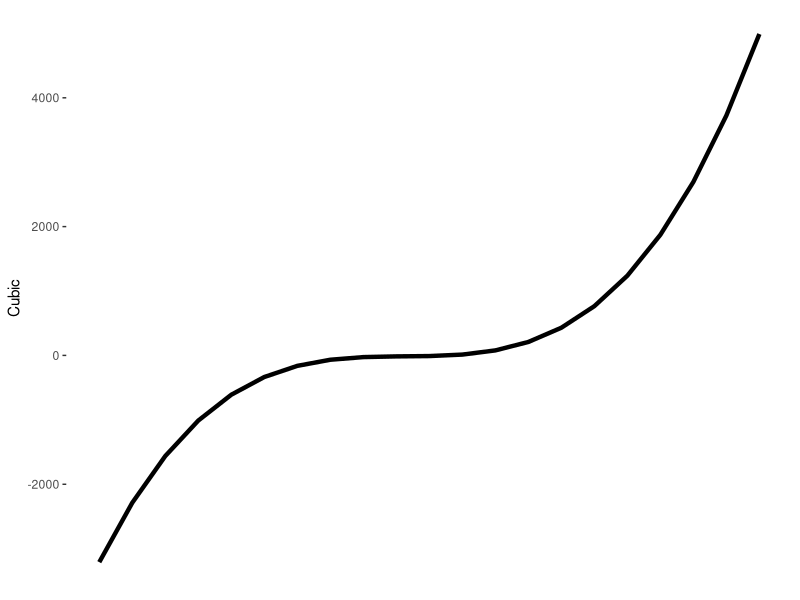
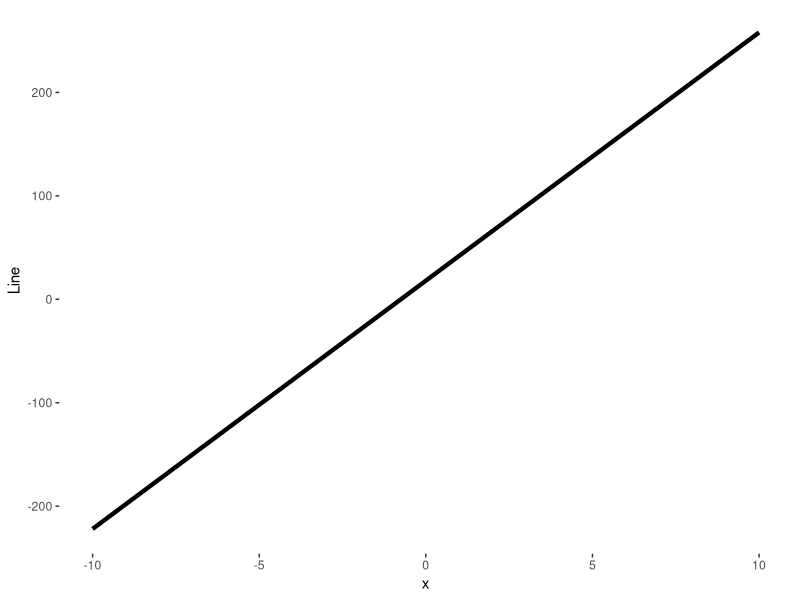
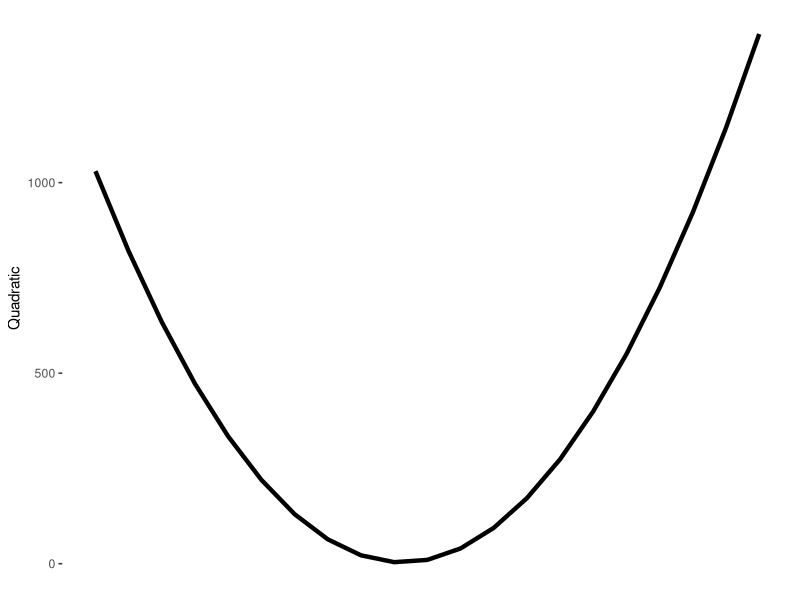
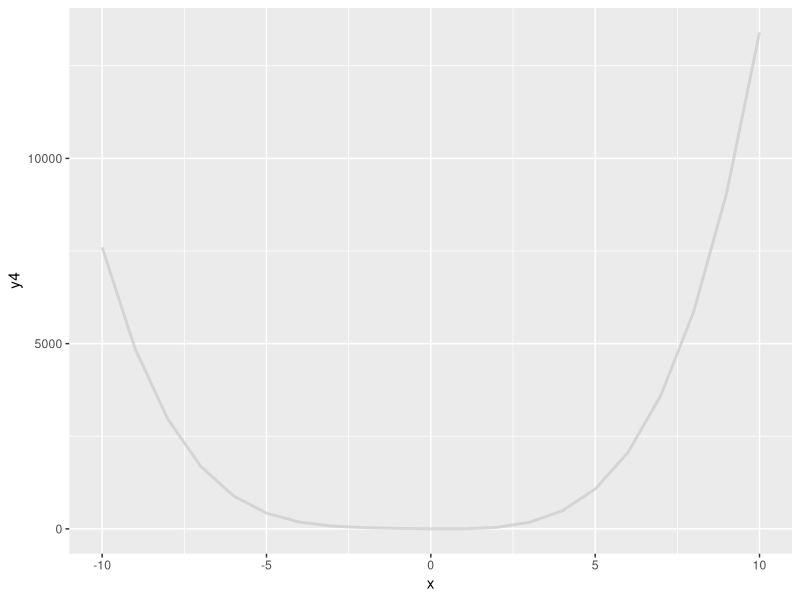

Recreate these plots in R, in order.
## ---- chunk 1
library(ggplot2)
library(grid)
library(gtable)
## ---- chunk 2
x <- -10:10

y4 <- x^4 + 3*x^3 + 5*x^2 - 10*x
y3 <- 4*x^3 + 9*x^2 + 10*x - 10
y2 <- 12*x^2 + 18*x + 10
y1 <- 24*x + 18

polyData <- data.frame(x, y4, y3, y2, y1)
## ---- chunk 3
quartPlot <- ggplot(data = polyData, aes(x = x, y = y4)) + geom_line(colour = "grey80", alpha = .75, size = 1)
## ---- chunk 4
grobTab <- ggplot_gtable(ggplot_build(quartPlot))
quartLine <- grobTab$grob[[which(grobTab$layout$name == "panel")]]$children[[2]]
## ---- chunk 5
basePlot <- ggplot(data = polyData, aes(x = x)) +
  theme(panel.background = element_blank(),
        plot.background = element_blank(),
        panel.grid = element_blank())

cubicPlot <- basePlot + geom_line(aes(y = y3), size = 1.5) + ylab("Cubic") + 
  theme(axis.title.x = element_blank(),
        axis.ticks.x = element_blank(),
        axis.text.x = element_blank())

quadPlot <- basePlot + geom_line(aes(y = y2), size = 1.5) + ylab("Quadratic") + 
  theme(axis.title.x = element_blank(),
        axis.ticks.x = element_blank(),
        axis.text.x = element_blank())

linePlot <- basePlot + geom_line(aes(y = y1), size = 1.5) + ylab("Line")
## ---- chunk 6
vp1 <- viewport(width = 1, height = .33, y = 1/6, x = 1/2)
vp2 <- viewport(width = 1, height = .33, y = 3/6, x = 1/2)
vp3 <- viewport(width = 1, height = .33, y = 5/6, x = 1/2)
## ---- chunk 7
quartLine$vp <- viewport(width = .8, height = .91, x = .55, y = .55)
